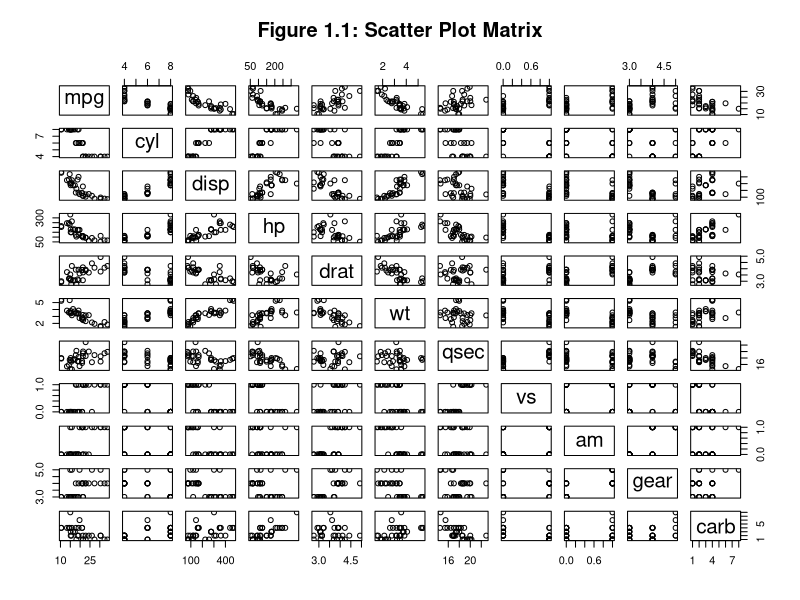
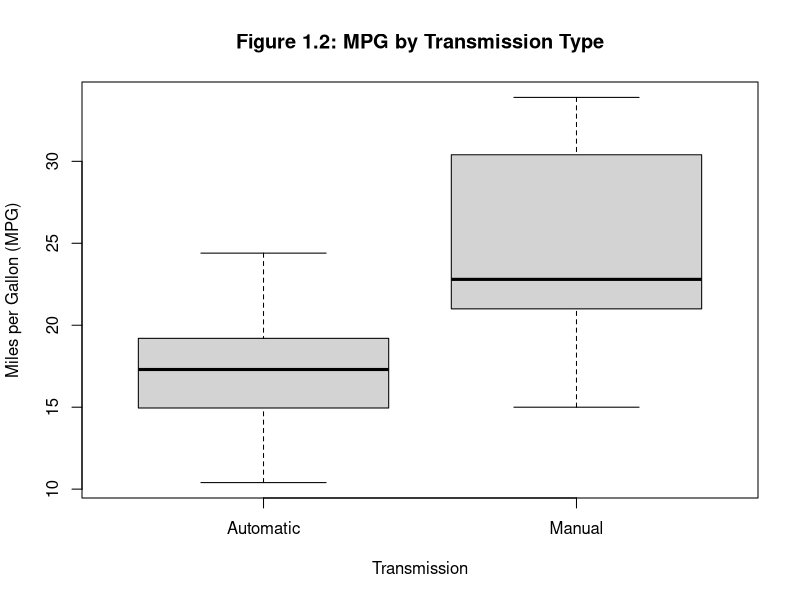
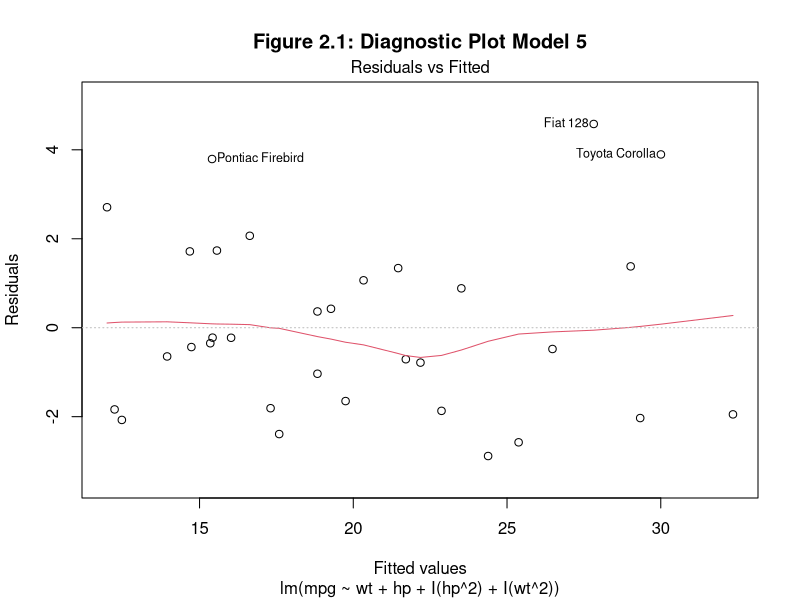
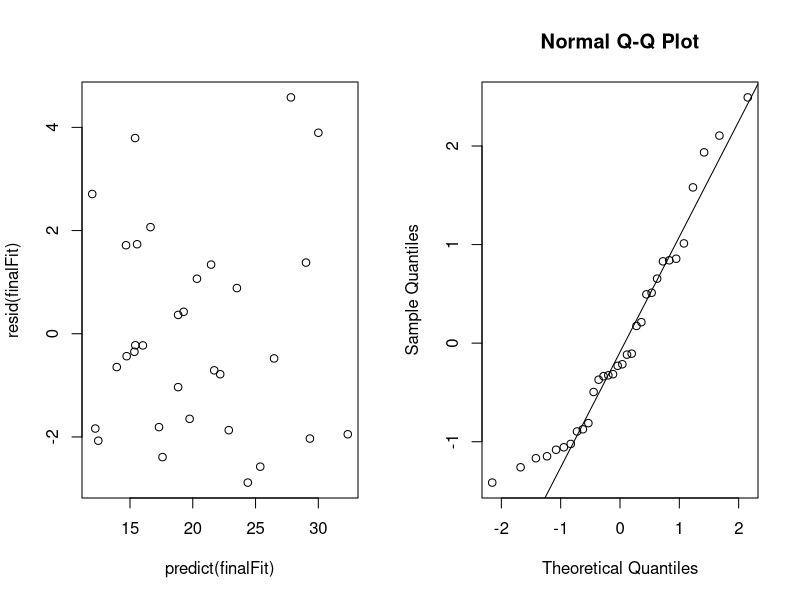

The R source for these figures, in order:
## ---- chunk 1
data <- mtcars
name <- names(mtcars)
description <- c("Miles/(US) gallon", "Number of cylinders", "Displacement (cu.in.", "Gross horsepower", "Rear axle ratio", "Weight (lb/1000)", "1/4 mile time", "V/S", "Transmission (0 = automatic, 1 = manual)", "Number of forward gears", "Number of carburetors")
dataset <- cbind(name, description)
knitr::kable(dataset)

pairs(data, main = "Figure 1.1: Scatter Plot Matrix")

## ---- chunk 2
boxplot(mpg ~ am, data = mtcars, names = c("Automatic", "Manual"), main = "Figure 1.2: MPG by Transmission Type", ylab = "Miles per Gallon (MPG)", xlab = "Transmission")
## ---- chunk 3
correlations <- round(cor(data, use="pairwise.complete.obs"), 3)
knitr::kable(correlations)
## ---- chunk 4
data$am <- ifelse(data$am == 0, "Automatic", "Manual")
fit1 <- lm(mpg ~ am, data)
summary(fit1)

## ---- chunk 5
model2 <- update(fit1, mpg ~ am + wt)
model3 <- update(fit1, mpg ~ am + wt + cyl)
anova(fit1, model2, model3)

## ---- chunk 6
fit2 <- lm(mpg ~ am + cyl + disp + hp + drat + wt +vs, data)
summary(fit2) 
## ---- chunk 7
finalFit  <-  lm(mpg ~ wt + hp + I(hp^2) + I(wt^2), data)
summary(finalFit)

plot(finalFit, 1, main = "Figure 2.1: Diagnostic Plot Model 5")
par(mfcol = c(1,2))
plot(resid(finalFit) ~ predict(finalFit))
qqnorm(rstudent(finalFit))
qqline(rstudent(finalFit))
